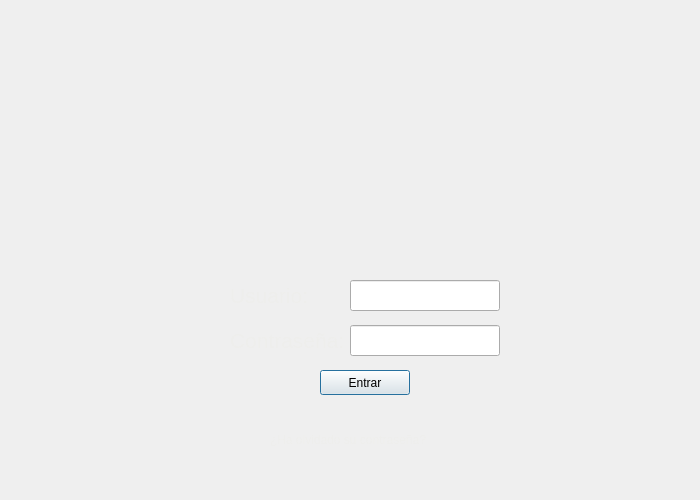
<?xml version="1.0" encoding="UTF-8"?>
<ui version="4.0">
 <class>Dialog</class>
 <widget class="QDialog" name="Dialog">
  <property name="geometry">
   <rect>
    <x>0</x>
    <y>0</y>
    <width>700</width>
    <height>500</height>
   </rect>
  </property>
  <property name="windowTitle">
   <string>Login</string>
  </property>
  <property name="windowIcon">
   <iconset>
    <normaloff>../assets/iconoLogo.jpg</normaloff>../assets/iconoLogo.jpg</iconset>
  </property>
  <widget class="QLabel" name="labelLogo">
   <property name="geometry">
    <rect>
     <x>-220</x>
     <y>-290</y>
     <width>1051</width>
     <height>791</height>
    </rect>
   </property>
   <property name="text">
    <string/>
   </property>
   <property name="pixmap">
    <pixmap>../assets/abastoLogo.png</pixmap>
   </property>
  </widget>
  <widget class="QLineEdit" name="lineEditUsuario">
   <property name="geometry">
    <rect>
     <x>350</x>
     <y>280</y>
     <width>150</width>
     <height>31</height>
    </rect>
   </property>
  </widget>
  <widget class="QLineEdit" name="lineEditContrasena">
   <property name="geometry">
    <rect>
     <x>350</x>
     <y>325</y>
     <width>150</width>
     <height>31</height>
    </rect>
   </property>
  </widget>
  <widget class="QLabel" name="labelUsuario">
   <property name="geometry">
    <rect>
     <x>230</x>
     <y>280</y>
     <width>120</width>
     <height>31</height>
    </rect>
   </property>
   <property name="text">
    <string>&lt;html&gt;&lt;head/&gt;&lt;body&gt;&lt;p&gt;&lt;span style=&quot; font-size:16pt; color:#eeeeec;&quot;&gt;Usuario:&lt;/span&gt;&lt;/p&gt;&lt;/body&gt;&lt;/html&gt;</string>
   </property>
  </widget>
  <widget class="QLabel" name="labelContrasena">
   <property name="geometry">
    <rect>
     <x>230</x>
     <y>325</y>
     <width>120</width>
     <height>31</height>
    </rect>
   </property>
   <property name="text">
    <string>&lt;html&gt;&lt;head/&gt;&lt;body&gt;&lt;p&gt;&lt;span style=&quot; font-size:16pt; color:#eeeeec;&quot;&gt;Contraseña:&lt;/span&gt;&lt;/p&gt;&lt;/body&gt;&lt;/html&gt;</string>
   </property>
  </widget>
  <widget class="QPushButton" name="botonEntrar">
   <property name="geometry">
    <rect>
     <x>320</x>
     <y>370</y>
     <width>90</width>
     <height>25</height>
    </rect>
   </property>
   <property name="text">
    <string>Entrar</string>
   </property>
  </widget>
  <widget class="QLabel" name="label">
   <property name="geometry">
    <rect>
     <x>270</x>
     <y>430</y>
     <width>191</width>
     <height>21</height>
    </rect>
   </property>
   <property name="text">
    <string>&lt;html&gt;&lt;head/&gt;&lt;body&gt;&lt;p&gt;&lt;span style=&quot; color:#eeeeec;&quot;&gt;¿Ha olvidado su contraseña?&lt;/span&gt;&lt;/p&gt;&lt;/body&gt;&lt;/html&gt;</string>
   </property>
   <property name="openExternalLinks">
    <bool>false</bool>
   </property>
   <property name="textInteractionFlags">
    <set>Qt::TextSelectableByMouse</set>
   </property>
  </widget>
 </widget>
 <resources/>
 <connections/>
</ui>
